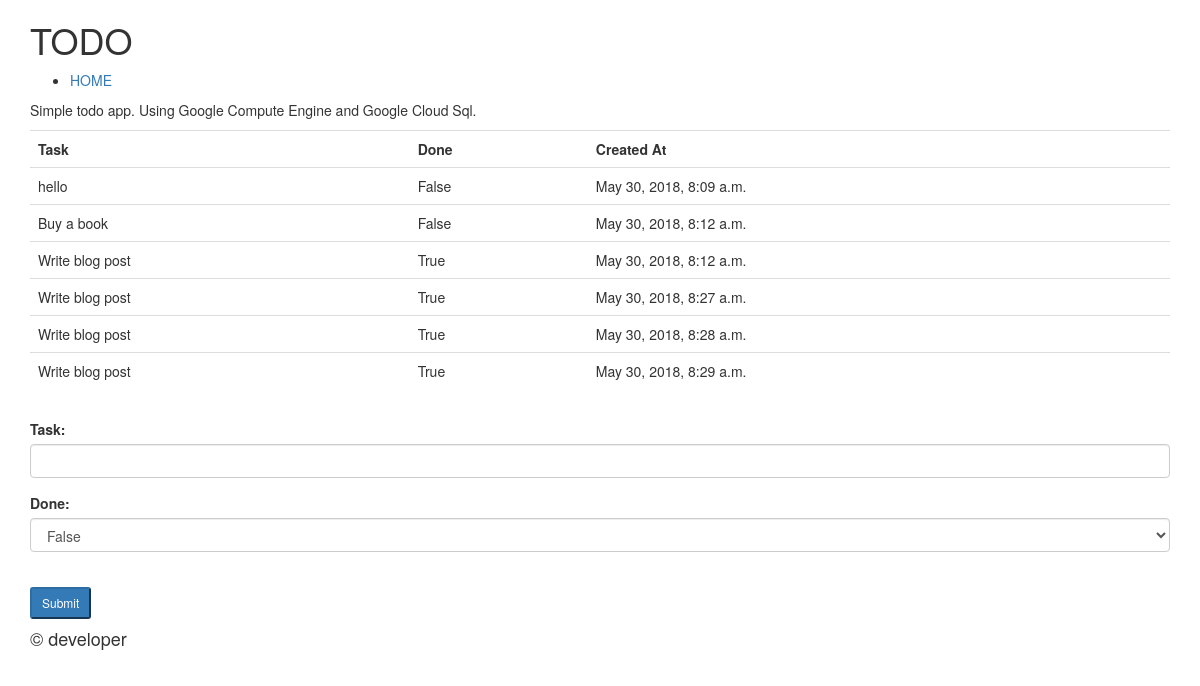
The page / on the database its author committed.
### myapp/models.py (models this page shows, shortened)
class Todo(models.Model):
    task = models.CharField(max_length=200)
    done = models.BooleanField(default=False)
    created_at = models.DateTimeField(auto_now_add=True)

### myapp/views.py (the view)
# urls.py: 2. Add a URL to urlpatterns:  path('', views.home, name='home')
@csrf_exempt
def home(request):
    try:
        if request.method == 'POST':
            task = request.POST.get('task', '')
            done = request.POST.get('done_dropdown', '')
            done = done != "False"
            todo = Todo(task=task, done=done)
            todo.save()
        todos = Todo.objects.all()
        return render(request, 'todo.html', {
            'todos': todos,
        })
    except Exception as e:
        print(e)
        return HttpResponse("Hello world!")

### templates/todo.html (shortened to what this page needs)
{% extends 'base.html' %}
{% block header %}
    <h1>TODO</h1>
    {{ block.super }}
{% endblock %}
{% block content %}
    <p>
        Simple todo app. Using Google Compute Engine and Google Cloud Sql.
    </p>
    <table class="table" style="margin-bottom: 30px;">
        <th>Task</th>
        <th>Done</th>
        <th>Created At</th>
        {% for todo in todos %}
            <tr>
                <td>{{ todo.task }}</td>
                <td>{{ todo.done }}</td>
                <td>{{ todo.created_at }}</td>
            </tr>
        {% endfor %}
    </table>
    <form action="{% url 'home' %}" method="POST" enctype="multipart/form-data">
        <div class="form-group">
            <label for="task">Task:</label>
            <input type="text" name="task" id="task" class="form-control">
        </div>
        <div class="form-group">
            <label for="dropdown">Done:</label>
            <select name="done_dropdown" class="form-control" id="dropdown">
                <option value="False">False</option>
            </select>
        </div>
        <br>
        <button type="submit" class="button btn-sm btn-primary">Submit</button>
    </form>
{% endblock %}

### templates/base.html (shortened to what this page needs)
{% load staticfiles %}
<!DOCTYPE html>
<html lang="en">
<head>
     <link rel="stylesheet" href="https://maxcdn.bootstrapcdn.com/bootstrap/3.3.7/css/bootstrap.min.css">
</head>
<body>
<div class="container">
    {% block header %}
        <nav>
            <ul>
                <li>
                    <a href="{% url 'home' %}">HOME</a>
                </li>
            </ul>
        </nav>
    {% endblock %}
    {% block content %}
    {% endblock %}
    {% block footer %}
        <h4>
            &copy; developer
        </h4>
    {% endblock %}
</div>
</body>
</html>

### rows shown on the page
Todo: task "hello", done "False", created_at "May 30, 2018, 8:09 a.m."
Todo: task "Buy a book", done "False", created_at "May 30, 2018, 8:12 a.m."
Todo: task "Write blog post", done "True", created_at "May 30, 2018, 8:12 a.m."
Todo: task "Write blog post", done "True", created_at "May 30, 2018, 8:27 a.m."
Todo: task "Write blog post", done "True", created_at "May 30, 2018, 8:28 a.m."
Todo: task "Write blog post", done "True", created_at "May 30, 2018, 8:29 a.m."
